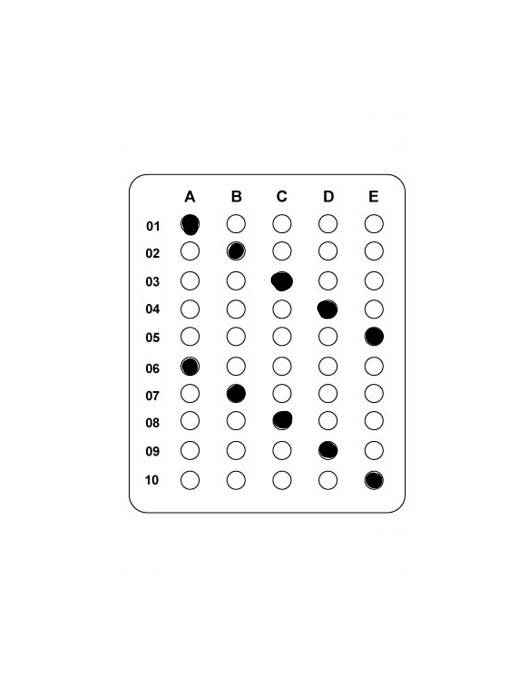
#> input picture images.jpg, 528 x 678 px; its folder holds only this picture in this run
$ python -i app.py   (imports and definitions only)
#> lines starting #> are read from the running program, lines starting #| are printed output that depends on the picture; after the words box and inside, x2 and y2 are one past the last pixel; in counts of white or black regions, pixels touching at a corner belong together
#> further down, picture is the input picture: shape (678, 528, 3); min 0, max 255, mean 249.4
from flask import Flask, request, jsonify
import cv2
import numpy as np
import tempfile
import os
from math import sqrt, atan2, degrees

# [1 line not run here, left out]


class GabaritoProcessor:
    def __init__(self):
        self.min_contour_area = 50
        self.max_contour_area = 2000
        self.reference_points = []

    # [84 lines left out: functions encontrar_pontos_referencia, corrigir_perspectiva, not called in this run]

    def preprocessar_imagem(self, image):
        """
        Aplica pré-processamento avançado na imagem
        """
        # Converter para escala de cinza
        if len(image.shape) == 3:
            gray = cv2.cvtColor(image, cv2.COLOR_BGR2GRAY)
        else:
            gray = image.copy()

        # Equalização de histograma adaptativa
        clahe = cv2.createCLAHE(clipLimit=2.0, tileGridSize=(8, 8))
        enhanced = clahe.apply(gray)

        # Filtro bilateral para reduzir ruído mantendo bordas
        filtered = cv2.bilateralFilter(enhanced, 9, 75, 75)

        # Gaussian blur suave
        blurred = cv2.GaussianBlur(filtered, (3, 3), 0)
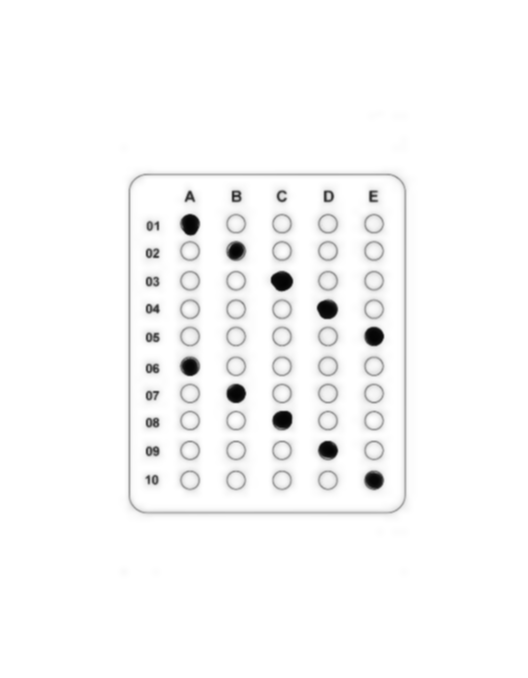
#> blurred: shape (678, 528); min 4, max 255, mean 248.9

        # Threshold adaptativo
        thresh = cv2.adaptiveThreshold(
            blurred, 255, cv2.ADAPTIVE_THRESH_GAUSSIAN_C,
            cv2.THRESH_BINARY_INV, 11, 2
        )
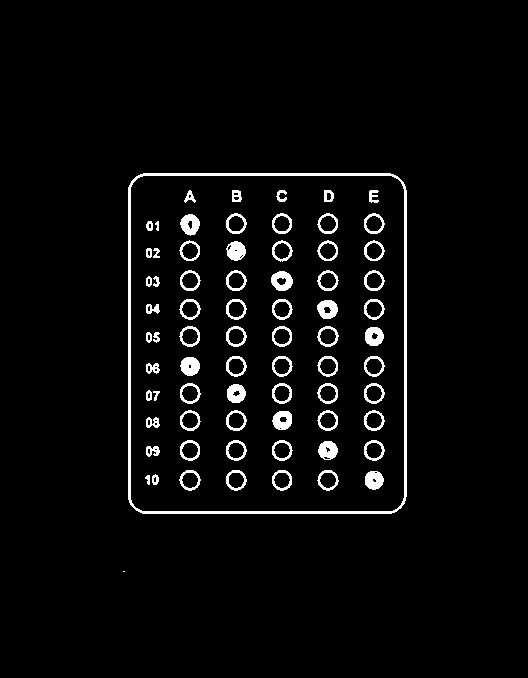
#> thresh: shape (678, 528); 3.9% white; 73 white regions (1 under 20 px), largest, box (x1, y1, x2, y2) and area: (128, 173, 407, 514) 3561, (180, 214, 200, 236) 296, (271, 271, 293, 291) 294

        # Operações morfológicas para limpar
        kernel = cv2.getStructuringElement(cv2.MORPH_ELLIPSE, (2, 2))
        cleaned = cv2.morphologyEx(thresh, cv2.MORPH_CLOSE, kernel)
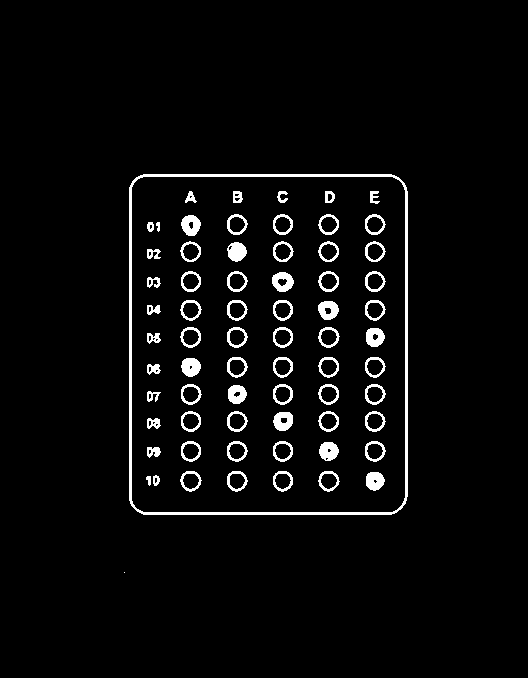
#> cleaned: shape (678, 528); 3.9% white; 69 white regions (1 under 20 px), largest, box (x1, y1, x2, y2) and area: (129, 174, 408, 515) 3561, (181, 215, 201, 236) 296, (272, 272, 294, 292) 294
        cleaned = cv2.morphologyEx(cleaned, cv2.MORPH_OPEN, kernel)
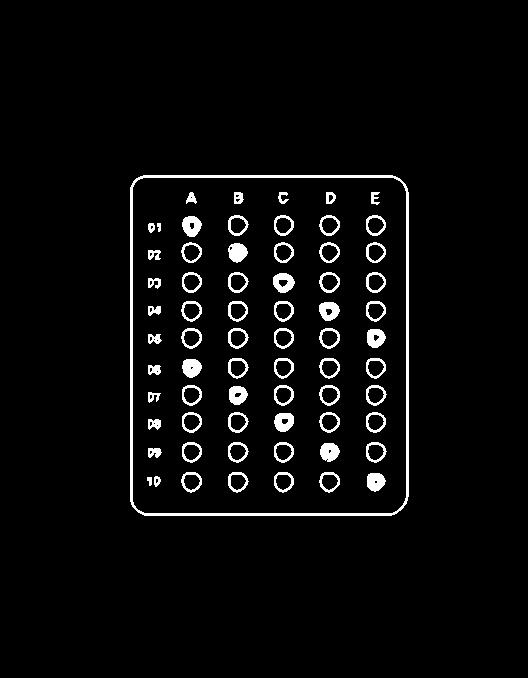
#> cleaned: shape (678, 528); 3.9% white; 68 white regions

        return cleaned

    def detectar_grade_questoes(self, image, num_questoes=10, num_alternativas=5):
        """
        Detecta automaticamente a grade de questões no formato tradicional
        """
        processed = self.preprocessar_imagem(image)

        # Encontrar contornos
        contours, _ = cv2.findContours(processed, cv2.RETR_EXTERNAL, cv2.CHAIN_APPROX_SIMPLE)
#> contours = 1 contour; box (x1, y1, x2, y2) and area: (130, 175, 409, 516) 94204

        # Filtrar contornos que podem ser bolhas de resposta
        bubble_contours = []
        for contour in contours:
            area = cv2.contourArea(contour)
            # Ajustar range para detectar círculos maiores do gabarito tradicional
            if 80 < area < 1200:  # Range maior para círculos de 24px
                # Verificar formato circular
                perimeter = cv2.arcLength(contour, True)
                if perimeter > 0:
                    circularity = 4 * np.pi * area / (perimeter * perimeter)
                    if circularity > 0.3:  # Mais tolerante para círculos
                        x, y, w, h = cv2.boundingRect(contour)
                        aspect_ratio = w / float(h)
                        # Mais tolerante para formas circulares
                        if 0.4 < aspect_ratio < 1.6 and min(w, h) > 12:  # Tamanho mínimo maior
                            bubble_contours.append(contour)
#> this loop made 1 pass
#> area on pass 1: 94203.5
#> after the loop, bubble_contours = []

        if len(bubble_contours) < num_questoes * num_alternativas * 0.7:
            print(f"Poucos círculos detectados: {len(bubble_contours)}")
#| Poucos círculos detectados: 0
            return []

        # Organizar contornos em grade baseado no layout tradicional
        bubbles_with_pos = []
        for contour in bubble_contours:
            x, y, w, h = cv2.boundingRect(contour)
            center_x = x + w // 2
            center_y = y + h // 2
            bubbles_with_pos.append((contour, center_x, center_y, area))

        # Agrupar por linhas (questões) com tolerância ajustada
        bubbles_with_pos.sort(key=lambda x: x[2])  # Ordenar por Y

        questoes = []
        tolerance = 25  # Tolerância menor para layout mais compacto

        i = 0
        while i < len(bubbles_with_pos) and len(questoes) < num_questoes:
            current_y = bubbles_with_pos[i][2]
            linha_atual = []

            # Coletar todas as bolhas na mesma linha
            while i < len(bubbles_with_pos) and abs(bubbles_with_pos[i][2] - current_y) < tolerance:
                linha_atual.append(bubbles_with_pos[i])
                i += 1

            # Ordenar por X (alternativas A, B, C, D, E)
            linha_atual.sort(key=lambda x: x[1])

            # Filtrar por proximidade horizontal (remover outliers)
            if len(linha_atual) >= num_alternativas:
                # Calcular espaçamento médio
                espacamentos = []
                for j in range(len(linha_atual) - 1):
                    espacamentos.append(linha_atual[j + 1][1] - linha_atual[j][1])

                if espacamentos:
                    espacamento_medio = np.median(espacamentos)
                    linha_filtrada = []

                    # Adicionar primeira bolha
                    linha_filtrada.append(linha_atual[0])

                    # Filtrar bolhas com espaçamento consistente
                    for j in range(1, len(linha_atual)):
                        if j < len(linha_atual):
                            dist_anterior = linha_atual[j][1] - linha_filtrada[-1][1]
                            if 0.5 * espacamento_medio < dist_anterior < 2.0 * espacamento_medio:
                                linha_filtrada.append(linha_atual[j])

                    # Adicionar se tiver exatamente 5 alternativas
                    if len(linha_filtrada) == num_alternativas:
                        questoes.append([bubble[0] for bubble in linha_filtrada])

        print(f"Questões detectadas: {len(questoes)}")
        return questoes

    # [124 lines left out: functions detectar_marcacao, processar_gabarito, not called in this run]


# Instância global do processador
processor = GabaritoProcessor()


# [29 lines that did not run here, left out]


# [68 lines that did not run here, left out]


# [2 lines not run here, left out]

>>> import cv2
>>> picture = cv2.imread('images.jpg')
>>> result = GabaritoProcessor().detectar_grade_questoes(picture)
#> result = []
